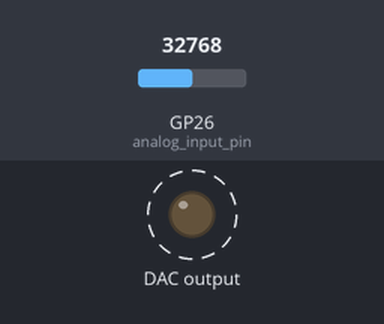
The program below on a simulated Raspberry Pi Pico running MicroPython. On the bench: output pins drawn as LEDs (lit = HIGH). Dashed ring = blinking. Inputs (shaded band) come from the test bench; at power-on: GP26 (analog_input_pin) = 32768 (analog values on the 0–65535 scale). What the program prints to the serial console is not drawn.

Above: at 1.2 s.
1.3 s: GP26 (analog_input_pin) set to 7864
4.3 s: GP26 (analog_input_pin) set to 0
Timing chart, 0 to 8.4 s (numbered marks = the images above; inputs shaded):
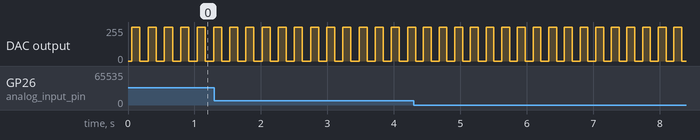

Measured:
- by itself, DAC output: alternates 254/255 for 0.12 s and 0/255 for 0.12 s

The program:

sine.py
```python
import machine
import utime
import math

# Define the I2C pins and PCF8591T address
i2c = machine.I2C(0, sda=machine.Pin(0), scl=machine.Pin(1))
pcf8591t_address = 0x48  # Default I2C address for PCF8591T

# Create an ADC object for reading analog values from GP26 (AIN0)
analog_input_pin = machine.ADC(26)  # GP26 corresponds to AIN0 on the RP2040

# Define the read_analog_value function
def read_analog_value():
    analog_value = analog_input_pin.read_u16()  # Read the analog value (0-65535)
    print("Analog Value:", analog_value)

# Main loop to generate a sine wave
try:
    while True:
        for i in range(256):
            # Calculate the sine value for a full cycle (0 to 2*pi)
            angle = (i / 255) * 2 * math.pi
            # Scale the sine value to the DAC range (0-255)
            dac_value = int((math.sin(angle) + 1) * 127.5)
            # Write the scaled value to the DAC
            i2c.writeto(pcf8591t_address, bytes([0x40, dac_value]))
            # Read and print the analog value during the sine wave generation
            read_analog_value()
            utime.sleep_us(500)  # Adjust the delay for the desired frequency
except KeyboardInterrupt:
    print("Program terminated.")
```
